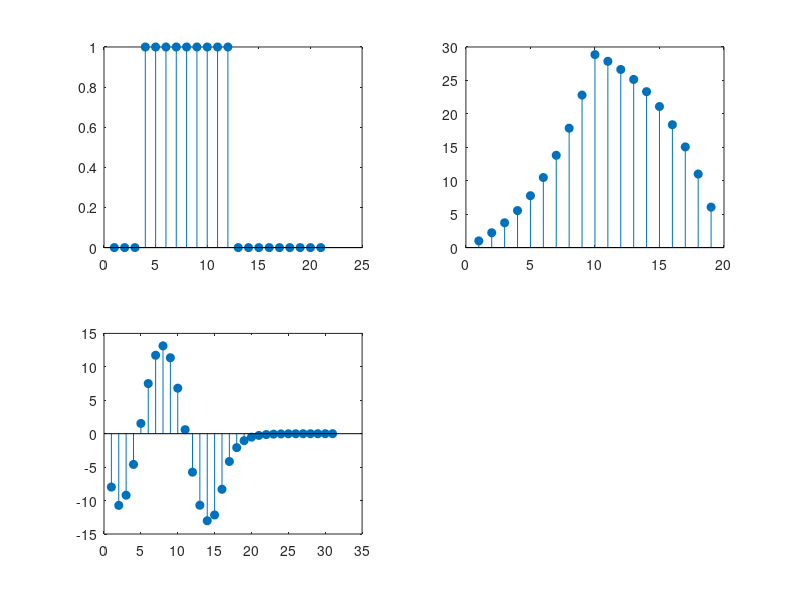

Reproduce this figure in MATLAB.
% x(n)＝d(n＋3)＋2d(n－4)，(－5<n<5)
% n=-5:5;
% x=(n==-3)+2*(n==4);
% stem(n,x,'filled');

% x(n)＝u(n－2)＋u(n＋2)，(－5<n<5)
% n=-5:5;
% x=(n>=2)+(n>=-2);
% stem(n,x,'filled');

% 已知x(n)＝3cos(2pn/10)，试显示x(n－3)和x(n＋3)在0<n<20区间的波形。
% n=0:20;
% x1=3*cos(2*pi*(n-3)/10);
% x2=3*cos(2*pi*(n+3)/10);
% 
% subplot(211);
% stem(n,x1,'filled');
% subplot(212);
% stem(n,x2,'filled');

% 已知x1＝e－n/16，x2(n)＝5sin(2pn/10)，试显示x1(n)×x2(n)在0<n<24区间的波形。
% n=0:24;
% x1=exp(-n/16);
% x2=5*sin(2*pi*n/10);
% x=x1.*x2;
% stem(n,x,'filled');

% 已知信号x(n)＝n sin(n)，试显示在0<n<20区间的下列波形：
% y1(n)＝x(n－3)，y2(n)＝x(－n)，y3(n)＝－x(n)，y4(n)＝x(－n＋3)，y5(n)＝x(n/2)
% n=0:20;
% y1=(n-3).*sin(n-3);
% subplot(321);
% stem(n,y1,'filled');
% 
% y2=(-n).*sin(-n);
% subplot(322);
% stem(n,y2,'filled');
% 
% y3=-(n.*sin(n));
% subplot(323);
% stem(n,y3,'filled');
% 
% y4=(-n+3).*sin(-n+3);
% subplot(324);
% stem(n,y4,'filled');
% 
% y5=(n/2).*sin(n/2);
% subplot(325);
% stem(n,y5,'filled');


% 编写MATLAB程序，描绘下列信号序列的卷积波形：
% ①f1(n)＝d(n－1)，f2(n)＝u(n－2)，(0≤n<10)
n=0:10;
f1t=(n==1);
f2t=(n>=2);
f1=ones(1,10);
f1( find((n>=0) & (n<=10)) )=f1t;
f2=ones(1,10);
f2( find((n>=0) & (n<=10)) )=f2t;
f=conv(f1,f2);
subplot(221);
stem(f,'filled');

% ②f1(n)＝u(n)，f2(n)＝e0.2nu(n)，(0≤n<10)
n=0:9;
f1t=(n>=0);
f1=ones(1,9);
f1( find( (n>=0)&(n<=9)))=f1t;

f2t=exp(0.2*n).*(n>=0);
f2=ones(1,9);
f2( find( (n>=0)&(n<=9)))=f2t;

f=conv(f1,f2);
subplot(222);
stem(f,'filled');

% ③x(n)＝sin	n/2，h(n)＝(0.5)n，(－3≤n≤4pi)

n=-3:4*pi;
f1t=sin(n/2);
f1=ones(1,length(n));
f1( find( (n>=min(n)&(n<=max(n))))) =f1t;

f2t=0.5.^n;
f2=ones(1,length(n));
f2( find( (n>=min(n)&(n<=max(n)))))=f2t;

f=conv(f1,f2);
subplot(223);
stem(f,'filled');







